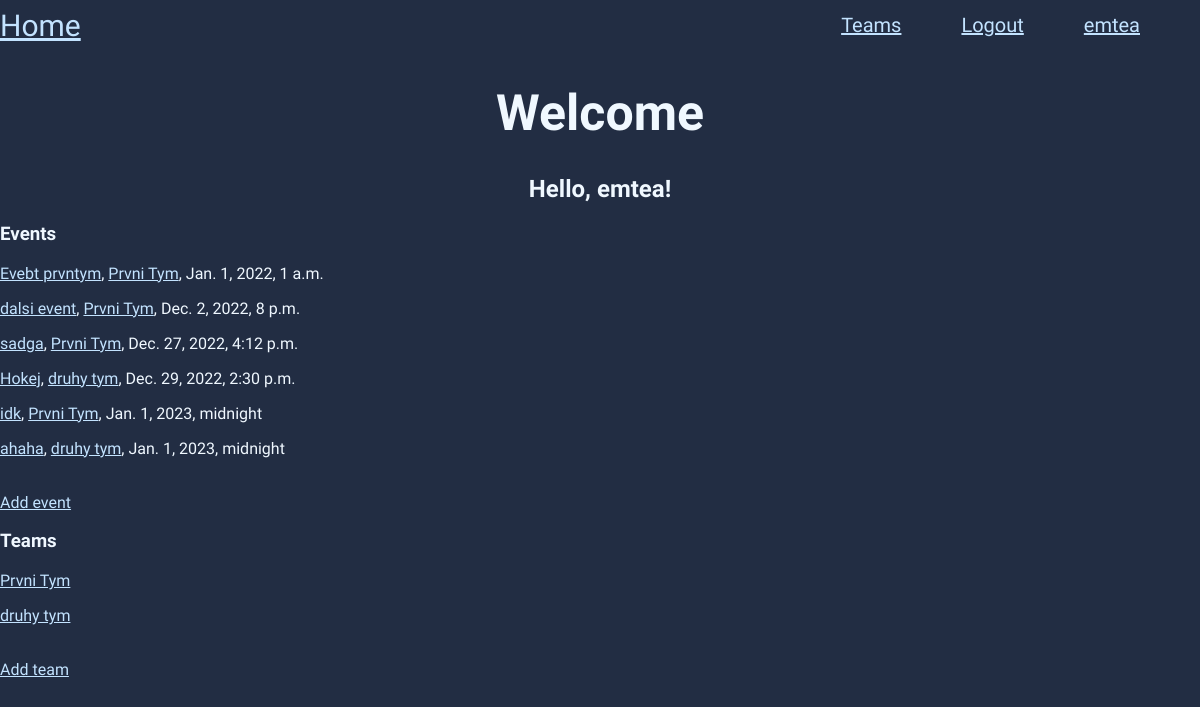
The app's page / (signed in) with its own data.
### main/models.py (models this page shows, shortened)
class Event(models.Model):
    motherteam = models.ForeignKey('Team', on_delete=models.CASCADE)
    user = models.ForeignKey(User, on_delete=models.CASCADE)
    title = models.CharField(max_length=200)
    description = models.TextField(null=True, blank=True)
    place = models.TextField(null=True, blank=True)
    when = models.DateTimeField()
    class Meta:
        ordering = ['when']

class Team(models.Model):
    user = models.ForeignKey(User, on_delete=models.CASCADE, null=False, blank=False)
    title = models.CharField(max_length=100)
    description = models.TextField(null=True, blank=True)
    created = models.DateTimeField(auto_now_add=True)
    def __str__(self):
        return self.title
    class Meta:
        ordering = ['created']

### main/views.py (the view)
# urls.py: path('', views.home, name='home'),
def home(request):
    events = []
    events = chain(events, Event.objects.order_by('when').all())
    return render(request, 'home.html', {'events': events, 'teams': Team.objects.all()})

### main/templates/home.html (shortened to what this page needs)
{% extends "base.html" %}
{% load static %}
{% block content %}
    <h1>Welcome</h1>
    {% if user.is_authenticated %}
        <h2>Hello, {{user.username}}!</h2>
        <h3>Events</h3>
        {% for event in events %}
            {% if event.user == request.user %}
                <p><a href="{% url 'event' event.id %}">{{event.title}}</a>, <a href="{% url 'team-detail' event.motherteam_id %}">{{event.motherteam}}</a>, {{event.when}}</p>
            {% endif %}
        {% endfor %}
        <br>
        <a href="{% url 'event-create' %}">Add event</a>
        <h3>Teams</h3>
        {% for team in teams %}
            {% if team.user == request.user %}
                <p><a href="{% url 'team-detail' team.id %}">{{team.title}}</a></p>
            {% endif %}
        {% endfor %}
        <br>
        <a href="{% url 'team-create' %}">Add team</a>
    {% endif %}
{% endblock %}

### main/templates/base.html (shortened to what this page needs)
{% load static %}
<!DOCTYPE html>
<html lang="en">
<head>
    <link rel="stylesheet" href="{% static 'css/base.css' %}">
</head>
<body>
    <div class="header">
        <a href="/" class="homebutton">Home</a>
        {% if user.is_authenticated %}
        <a href="/teams/">Teams</a>
        <a href="/logout/">Logout</a>
        <a href="/user/">{{user.username}}</a>
        {% else %}
        <div class="mezera"></div>
        <a href="/login/">Login</a>
        <a href="/signup/">Sign Up</a>
        {% endif %}
    </div>
    <div class="content">
    {% block content %}{% endblock %}
    </div>
</body>
</html>

### main/static/css/base.css (style rules this page uses)
body { background: rgb(34, 45, 67); font-family: 'Josefin Sans', sans-serif; margin: 0%; }
h1, h2, h3, h4, h5, h6, p { color: aliceblue; }
h1 { font-size: 50px; }
a { color: rgb(195, 227, 255); }
.header { width: 100%; height: 50px; display: flex; align-items: center; justify-content: right; }
.header a { font-size: 20px; padding-right: 60px; }
.homebutton { font-size: 30px !important; }
.content { width: 100%; }
.content h1, .content h2 { text-align: center; }

### records on screen
Event: title "Evebt prvntym", motherteam "Prvni Tym", when "Jan. 1, 2022, 1 a.m."
Event: title "dalsi event", motherteam "Prvni Tym", when "Dec. 2, 2022, 8 p.m."
Event: title "sadga", motherteam "Prvni Tym", when "Dec. 27, 2022, 4:12 p.m."
Event: title "Hokej", motherteam "druhy tym", when "Dec. 29, 2022, 2:30 p.m."
Event: title "idk", motherteam "Prvni Tym", when "Jan. 1, 2023, midnight"
Event: title "ahaha", motherteam "druhy tym", when "Jan. 1, 2023, midnight"
Team: title "Prvni Tym"
Team: title "druhy tym"

### other values on screen
{{ user.username }} "emtea"
